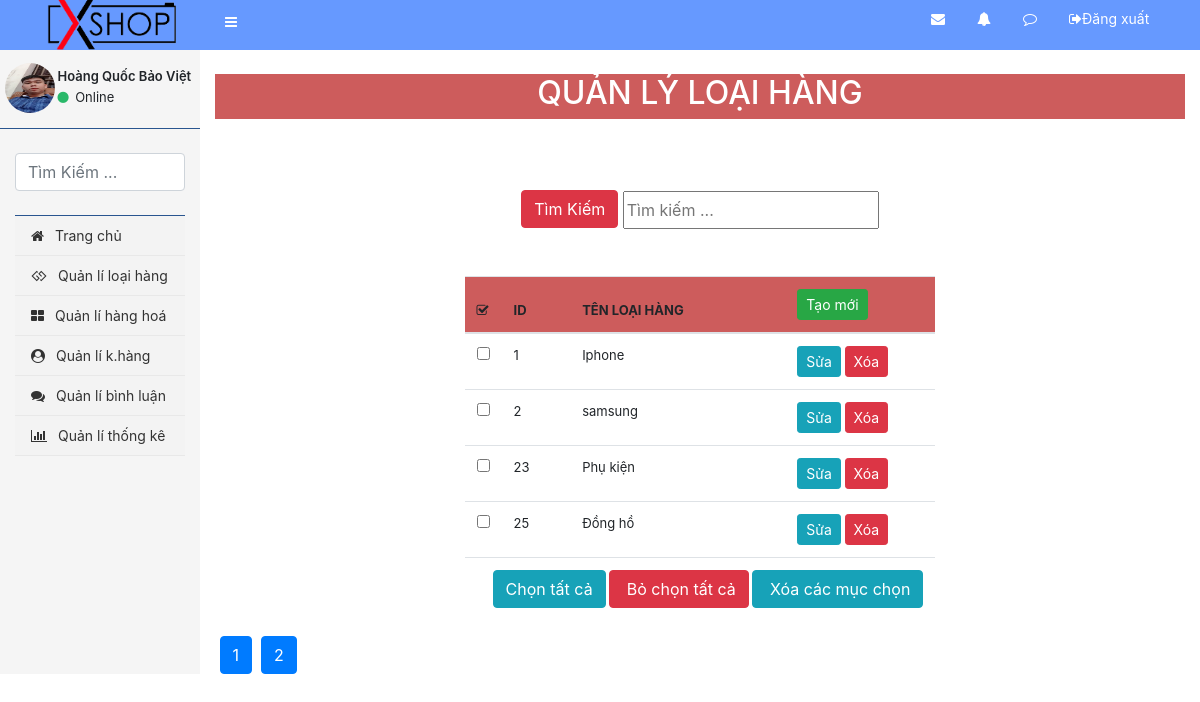
The app's page /admin/loai_hang/list.php (signed in) with its own data.
### tables this page shows
CREATE TABLE `loai_hang` (
  `id` int(11) NOT NULL,
  `ten_loai` varchar(50) NOT NULL
);

### dao/pdo.php (called while the page is built, shortened)
<?php
    function connect(){
        $host = "localhost" ;
        $dbname = "dam" ;
        $dbusername = "root" ;
        $dbpass = "" ;
        return new PDO("mysql:host=$host;dbname=$dbname;charset=utf8", $dbusername,$dbpass) ;
    }
    function select_all($sql){
        $connect = connect();
        $stml = $connect->prepare($sql);
        $stml->execute();
        return $select_all = $stml->fetchAll();
    }
?>

### admin/loai_hang/list.php (the view, shortened to what this page needs)
<?php
    include "../layout/header.php" ;
    require_once APP_PATH."/dao/pdo.php" ;
    $data = 3;
    $sql = "SELECT count(*) FROM `loai_hang`";
    $conn = connect() ;
    $result = $conn->prepare($sql);
    $result->execute();
    $number = $result->fetchColumn();
    $page = ceil($number / $data);
    $keyword = isset($_GET['keyword']) ? $_GET['keyword'] : "";
    $sql = "select * from loai_hang";
    $loai_hangs = select_all($sql) ;
?>
  <div class="col-md-10">
        <div style=" width: 100%; background-color: indianred; height: 45px; color: white; margin-right: 40px;" class="text-center mb-5 mt-4">
            <span><h2 style="text-transform: uppercase;">Quản lý loại hàng</h2></span>
        </div>
            <div class="row mb-4">
                <div class="col-md-12 text-danger d-flex justify-content-center align-items-center">
                     <form action="" method="GET" class="mt-4">
                         <div class="form-group">
                              <label for=""><button class="btn btn-danger" style="margin-top: -5px;">Tìm Kiếm</button></label>
                              <input type="text" placeholder="Tìm kiếm ..." style="height: 38px;" name="keyword" value="<?= $keyword ?>">
                         </div>
                     </form>
                </div>
            </div>
            <div class="row">
                <div class="col-md-2"></div>
                <div class="col-md-8 d-flex justify-content-center align-items-center">
                    <form action="#" method="POST">
                    <table class="table" style="font-size: 13px;">
                         <thead style="background-color:indianred ;">
                            <th width="20"><i class="fa fa-check-square-o" aria-hidden="true"></i></th>
                            <th>ID</th>
                              <th>TÊN LOẠI HÀNG</th>
                              <th>
                                    <a href="<?= BASE_URL?>admin/loai_hang/new.php" class="btn btn-sm btn-success">
                                    Tạo mới
                                  </a>
                              </th>
                         </thead>
                         <tbody>
                              <?php foreach ($loai_hangs as $key => $cursor): ?>
                                  <tr>
                                      <td>
                                        <input type="checkbox" name="delete[]" value="<?php echo $cursor['id'] ?>">
                                      </td>
                                      <td><?= $cursor['id'] ?></td>
                                      <td><?= $cursor['ten_loai'] ?></td>
                                      <td width="150">
                                          <a href="<?php echo BASE_URL?>admin/loai_hang/edit.php?id=<?= $cursor['id'] ?>"
                                              class="btn btn-info btn-sm"
                                          >
                                          Sửa
                                          </a>
                                          <a onclick="return confirm('Bạn có chắc chắn muốn xóa loại hàng này không ?')"
                                          href="<?php echo BASE_URL?>admin/loai_hang/delete.php?id=<?= $cursor['id'] ?>"
                                              class="btn btn-danger btn-sm"
                                          >
                                          Xóa
                                          </a>
                                      </td>
                                  </tr>
                              <?php endforeach ?>
                              <tr>
                                  <td colspan="4">
                                      <input type="button" value="Chọn tất cả" id="chonAll" class=" ml-3 btn btn-info">
                                      <input type="button" value=" Bỏ chọn tất cả" id="bochonAll" class="btn btn-danger">
                                      <input type="submit" value=" Xóa các mục chọn" id="xoaAll" name="xoaAll" class="btn btn-info">
                                  </td>
                              </tr>
                         </tbody>
                     </table>
                    </form>
                </div>
                <div class="col-md-2"></div>
            </div>
        <?php
            for ($t = 1; $t <= $page; $t++) { ?>
                &nbsp;<a name="" id="" class="btn btn-primary" href="<?php echo BASE_URL ?>admin/loai_hang/list.php?product=<?= $t ?>" role="button"> <?= $t ?></a>
            <?php
            }
            ?>
  </div>
</div>
</div>
</body>
</html>

### admin/layout/header.php (style rules this page uses)
a { font-size: 14px; }

### records on screen
loai_hang: id "1", ten_loai "Iphone"
loai_hang: id "2", ten_loai "samsung"
loai_hang: id "23", ten_loai "Phụ kiện"
loai_hang: id "25", ten_loai "Đồng hồ"

### other values on screen
$_SESSION['admin']['ho_ten'] "Hoàng Quốc Bảo Việt"
